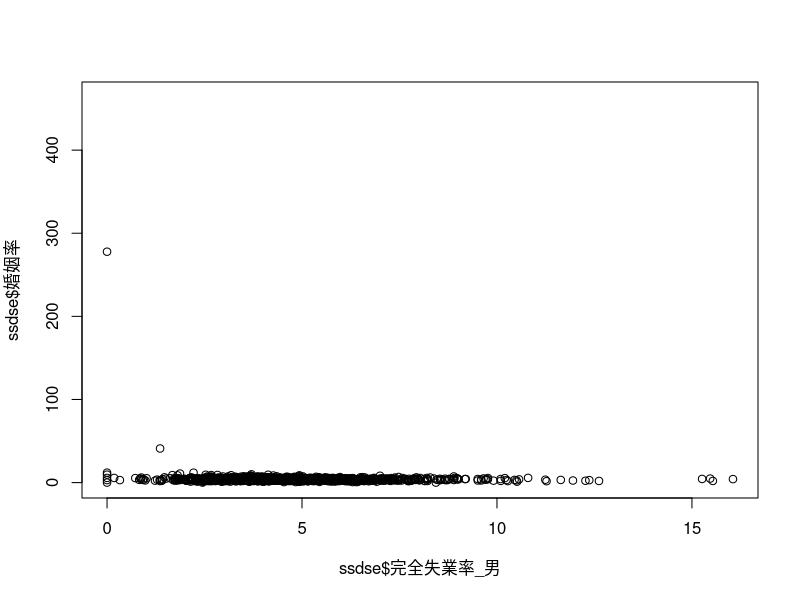
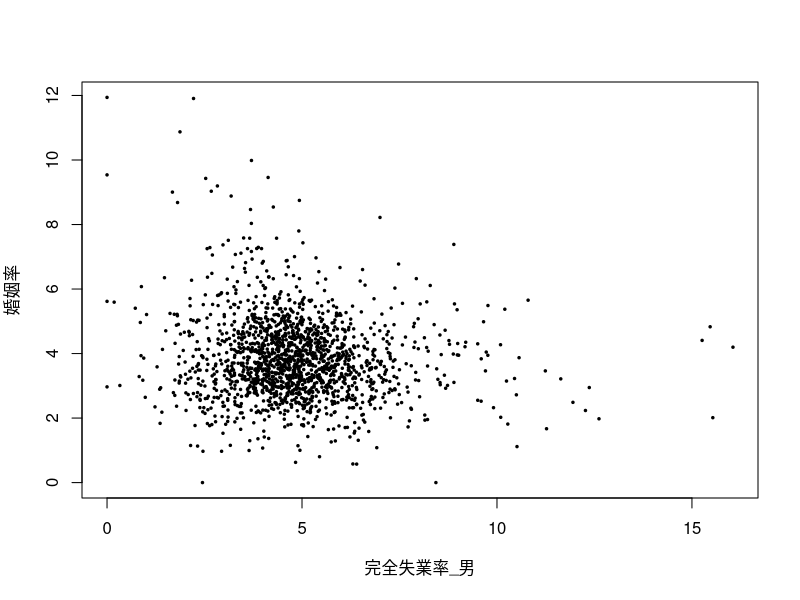
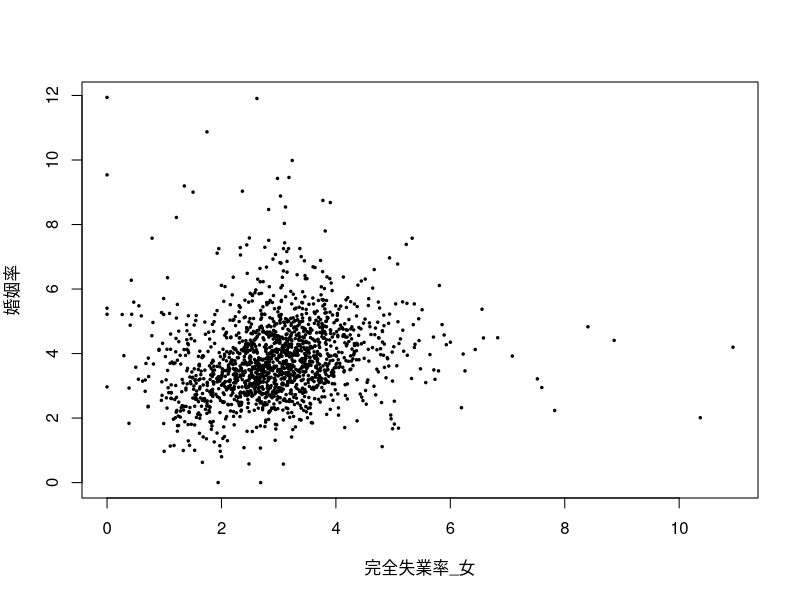
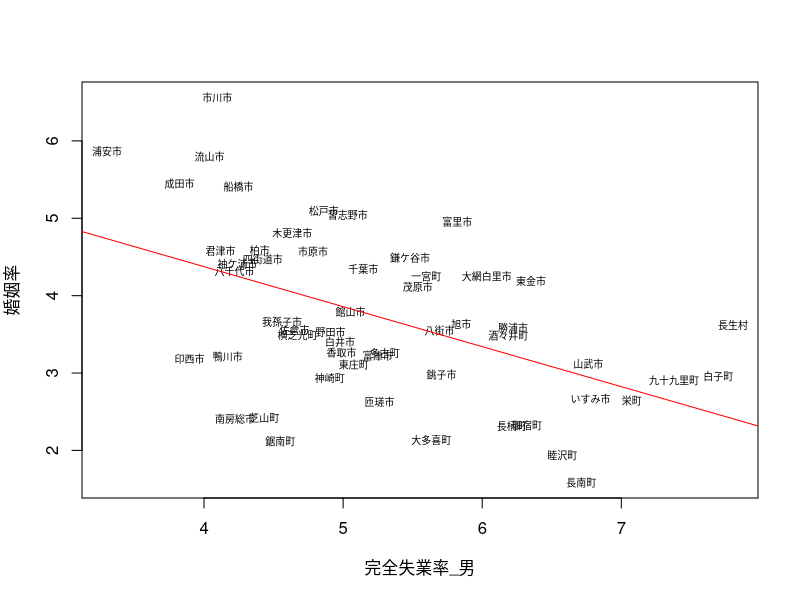

The R source for these figures, in order:
ssdse <- read.csv("SSDSE-2019A.csv", fileEncoding = "SJIS")
## 完全失業率（対労働力人口）、婚姻率の計算
ssdse$完全失業率_男 <- ssdse$完全失業者数.男. / (ssdse$就業者数.男.
                                    + ssdse$完全失業者数.男.) * 100
ssdse$完全失業率_女 <- ssdse$完全失業者数.女. / (ssdse$就業者数.女.
                                    + ssdse$完全失業者数.女.) * 100
ssdse$婚姻率 <- ssdse$婚姻件数 / ssdse$総人口 * 1000

## 外れ値の確認
plot(ssdse$完全失業率_男, ssdse$婚姻率)

## 福島県楢葉町（ならはまち）⇒避難指示解除地域Ｊヴィレッジの除染工事・作業員が結婚届を出しているのでは？
ssdse1 <- subset(ssdse, ssdse$都道府県 != "福島県")


## 全国データの散布図の作成
plot(ssdse1$完全失業率_男, ssdse1$婚姻率, pch = 20, cex = 0.5,
     xlab = "完全失業率_男", ylab = "婚姻率")
plot(ssdse1$完全失業率_女, ssdse1$婚姻率, pch = 20, cex = 0.5,
     xlab = "完全失業率_女", ylab = "婚姻率")
## 千葉県データの散布図の作成
ssdse2 <- subset(ssdse, ssdse$都道府県 == "千葉県")
plot(ssdse2$完全失業率_男, ssdse2$婚姻率, type = "n",
xlab = "完全失業率_男", ylab = "婚姻率")
text(ssdse2$完全失業率_男, ssdse2$婚姻率, ssdse2$市区町村,
cex = 0.6)

res1 <- lm(ssdse2$婚姻率 ~ ssdse2$完全失業率_男)
res2 <- lm(ssdse2$婚姻率 ~ ssdse2$完全失業率_女)
summary(res1)
summary(res2)

abline(res1, col = "red")
